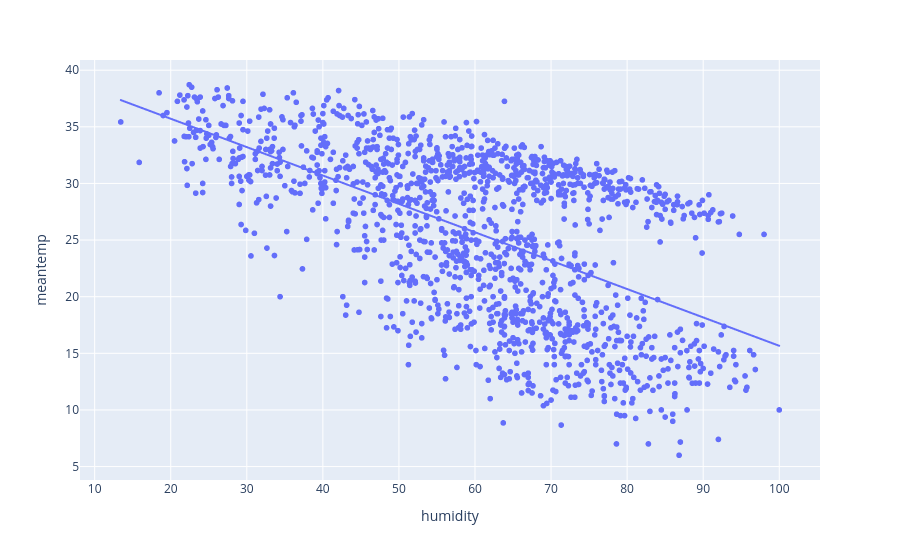

Notebook source saved alongside this figure:
### Code cell
fig=px.scatter(df, x='humidity',y='meantemp', trendline="ols")
fig.show()

### Figure 1 — Plotly figure (JSON) as saved in the notebook; plotly's stock layout.template omitted (floating-point values rounded to 4 significant figures; data arrays with more than 128 entries replaced by an {"elided": "..."} marker saying what was removed)
{"data": [{"hovertemplate": "humidity=%{x}<br>meantemp=%{y}<extra></extra>", "legendgroup": "", "marker": {"color": "#636efa", "symbol": "circle"}, "mode": "markers", "name": "", "showlegend": false, "type": "scattergl", "x": {"elided": "1462 float values"}, "xaxis": "x", "y": {"elided": "1462 float values"}, "yaxis": "y"}, {"hovertemplate": "<b>OLS trendline</b><br>meantemp = -0.250617 * humidity + 40.7259<br>R<sup>2</sup>=0.327128<br><br>humidity=%{x}<br>meantemp=%{y} <b>(trend)</b><extra></extra>", "legendgroup": "", "marker": {"color": "#636efa", "symbol": "circle"}, "mode": "lines", "name": "", "showlegend": false, "type": "scattergl", "x": {"elided": "1462 float values"}, "xaxis": "x", "y": {"elided": "1462 float values"}, "yaxis": "y"}], "layout": {"legend": {"tracegroupgap": 0}, "margin": {"t": 60}, "xaxis": {"anchor": "y", "domain": [0, 1], "title": {"text": "humidity"}}, "yaxis": {"anchor": "x", "domain": [0, 1], "title": {"text": "meantemp"}}}}
